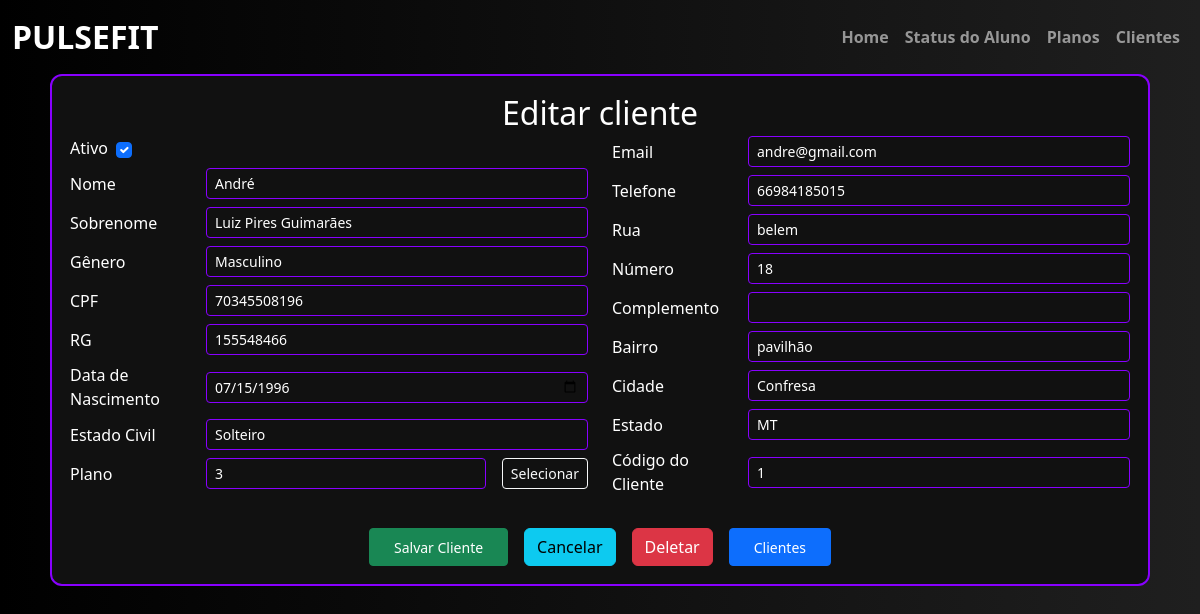
Before: /editar-cliente/1 with the older database file.
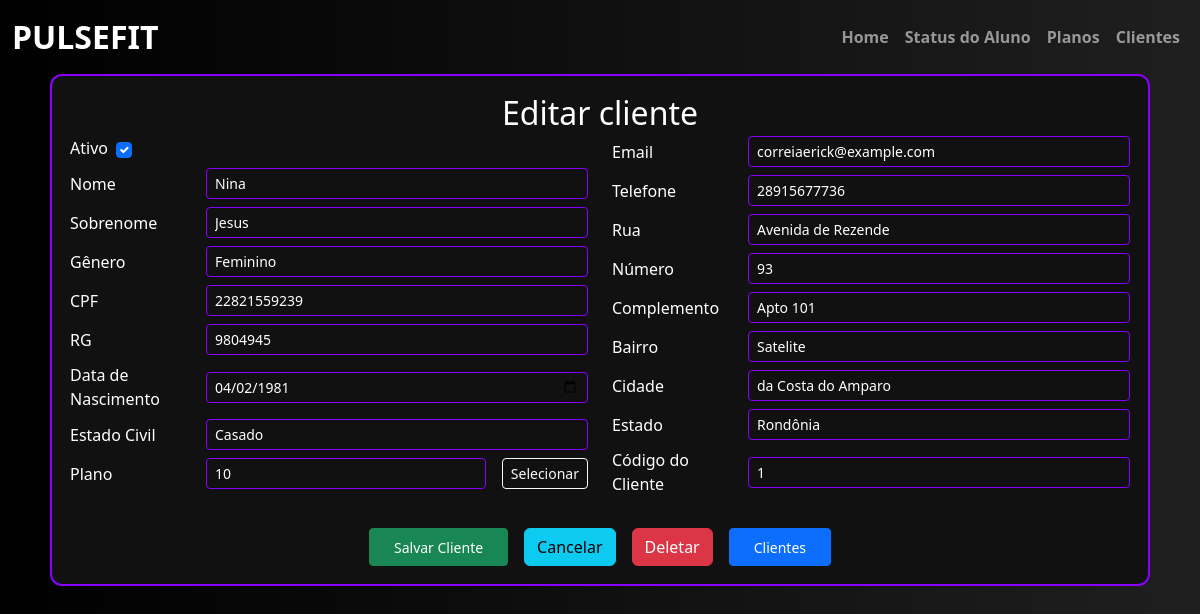
After: the same page with the newer database file.
### academia/models.py (models this page shows)
class Cliente(db.Model):
    __tablename__ = "cliente"
    id = db.Column(db.Integer, primary_key=True)
    ativo = db.Column(db.Boolean, default=True, nullable=False)
    dtcadastro = db.Column(db.DateTime, default=datetime.utcnow, nullable=False)
    nome = db.Column(db.String(20), nullable=False)
    sobrenome = db.Column(db.String(50), nullable=False)
    genero = db.Column(db.String(1), nullable=False)
    cpf = db.Column(db.BigInteger, nullable=False, unique=True)
    rg = db.Column(db.BigInteger, nullable=False, unique=True)
    dt_nascimento = db.Column(db.DateTime, nullable=False)
    estado_civil = db.Column(db.String(20), nullable=False)
    email = db.Column(db.String(100), nullable=False, unique=True)
    telefone = db.Column(db.BigInteger, nullable=False)
    rua = db.Column(db.String(100), nullable=False)
    numero = db.Column(db.Integer)
    complemento = db.Column(db.String(100))
    bairro = db.Column(db.String(50), nullable=False)
    cidade = db.Column(db.String(50), nullable=False)
    estado = db.Column(db.String(50), nullable=False)
    plano = db.Column(db.Integer, db.ForeignKey("plano.id",   name="fk_cliente_plano"))

### academia/routes.py (the view, shortened to what this page needs)
@app.route("/editar-cliente/<int:cliente_id>", methods=['GET', 'POST'])
def editar_cliente(cliente_id):
    cliente = Cliente.query.get_or_404(cliente_id)
    form_cliente = CadastroCliente(obj=cliente)
    with db.session.no_autoflush:
       planos = Plano.query.filter_by(ativo=True).all()
       clientes = Cliente.query.all()
    return render_template("cadastro_cliente.html", form_cliente=form_cliente, planos=planos, clientes=clientes, cliente_atual=cliente)

### academia/templates/cadastro_cliente.html (shortened to what the changed rows need)
{% extends 'base.html' %}
{% block conteudo %}
<body style="background: linear-gradient(to right, #000000, #1f1f1f); font-family: 'Segoe UI', sans-serif; color: white;">
    <div class="container-fluid d-flex justify-content-center align-items-center">
        <form method="POST" class="form-register w-100"
              style="max-width: 1100px; border: 2px solid #8800ff; border-radius: 12px; background-color: #111; padding: 18px;">
            <div class="row">
                <div class="col text-center">
                    {% if cliente_atual %}
                        <h1 class="text-white mb-1" style="font-size: 2rem;">Editar cliente</h1>
                    {% else %}
                        <h1 class="text-white mb-1" style="font-size: 2rem;">Cadastro de cliente</h1>
                    {% endif %}
                </div>
            </div>
            <div class="row">
                <div class="col-lg-6 col-md-12">
                    {% for field in [form_cliente.nome, form_cliente.sobrenome, form_cliente.genero, form_cliente.cpf, form_cliente.rg, form_cliente.dt_nascimento, form_cliente.estado_civil] %}
                    <div class="mb-2 d-flex align-items-center gap-3">
                        {{ field.label(class="form-label text-white mb-0", style="min-width: 120px;") }}
                        {{ field(class="form-control form-control-sm text-white", style="flex-grow: 1; background-color: #111; border: 1px solid #8800ff;") }}
                    </div>
                    {% endfor %}
                    <div class="mb-2 d-flex align-items-center gap-3">
                        {{ form_cliente.plano.label(class="form-label text-white mb-0", style="min-width: 120px;") }}
                        {{ form_cliente.plano(class="form-control form-control-sm text-white", style="flex-grow: 1; background-color: #111; border: 1px solid #8800ff;", readonly=True) }}
                        <button type="button" name="selecionar_plano" data-bs-toggle="modal" data-bs-target="#ModalPlanos"  class="btn btn-outline-light btn-sm">Selecionar</button>
                    </div>
                </div>
                <div class="col-lg-6 col-md-12">
                    {% for field in [form_cliente.email, form_cliente.telefone, form_cliente.rua, form_cliente.numero, form_cliente.complemento, form_cliente.bairro, form_cliente.cidade, form_cliente.estado] %}
                    <div class="mb-2 d-flex align-items-center gap-3">
                        {{ field.label(class="form-label text-white mb-0", style="min-width: 120px;") }}
                        {{ field(class="form-control form-control-sm text-white", style="flex-grow: 1; background-color: #111; border: 1px solid #8800ff;") }}
                    </div>
                    {% endfor %}
                </div>
            </div>
        </form>
    </div>
</body>
{% endblock %}

Changed rows visible on the page:
changed Cliente: nome "André" → "Nina"; sobrenome "Luiz Pires Guimarães" → "Jesus"; genero "Masculino" → "Feminino"; cpf "70345508196" → "22821559239"; rg "155548466" → "9804945"; dt_nascimento "07/15/1996" → "04/02/1981"; estado_civil "Solteiro" → "Casado"; email "andre@gmail.com" → "correiaerick@example.com"; telefone "66984185015" → "28915677736"; rua "belem" → "Avenida de Rezende"; numero "18" → "93"; complemento (not shown) → "Apto 101"; bairro "pavilhão" → "Satelite"; cidade "Confresa" → "da Costa do Amparo"; estado "MT" → "Rondônia"
Other visible differences:
form field plano: "3" → "10"
